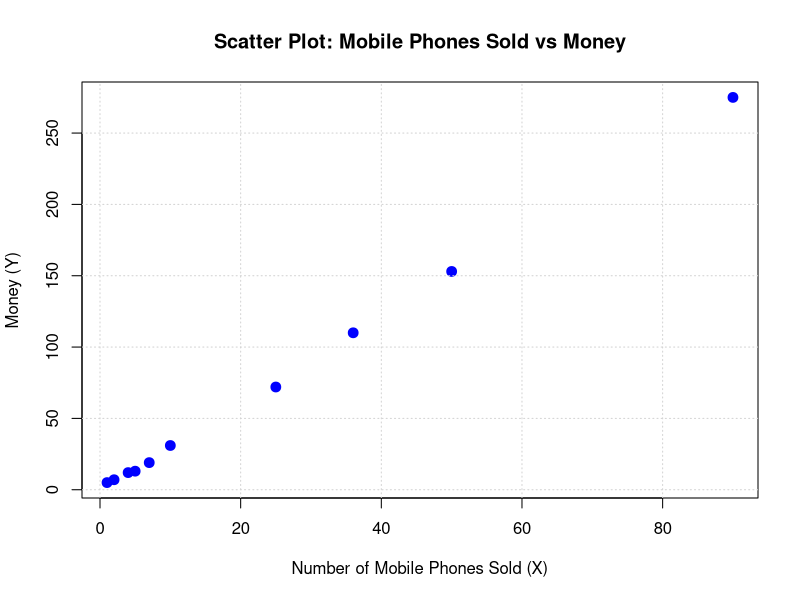

Generate this figure with R:
# Define vectors
x <- c(4, 1, 5, 7, 10, 2, 50, 25, 90, 36) # Mobile phones sold
y <- c(12, 5, 13, 19, 31, 7, 153, 72, 275, 110) # Money

# Scatter plot
plot(x, y, 
     main = "Scatter Plot: Mobile Phones Sold vs Money",
     xlab = "Number of Mobile Phones Sold (X)",
     ylab = "Money (Y)",
     col = "blue", pch = 19, cex = 1.3)
grid()
